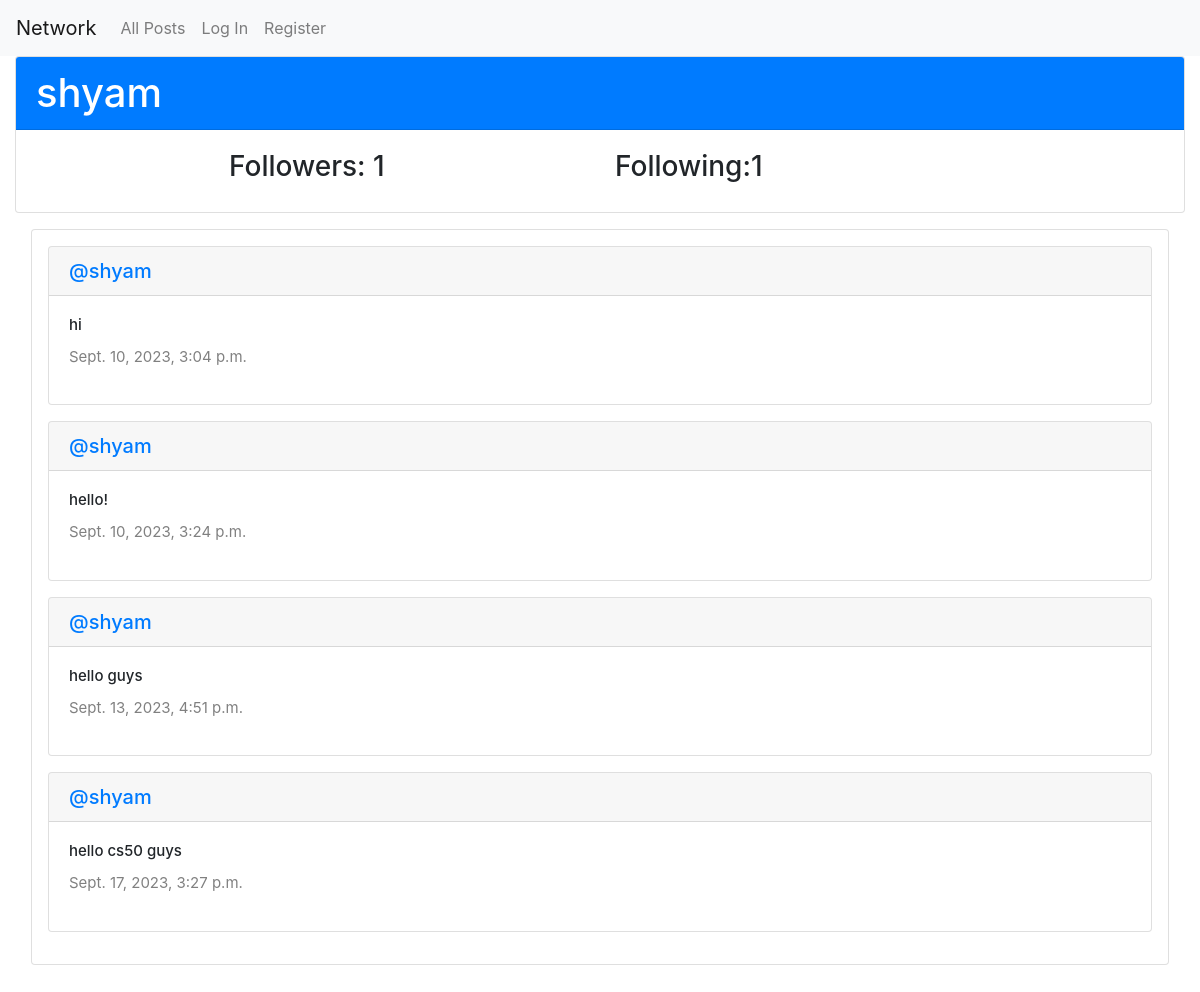
The app's page /profile_link/1 with its own data.
### network/models.py (models this page shows, shortened)
class User(AbstractUser):
    pass

class Post(models.Model):
    content = models.CharField(max_length=140)
    user = models.ForeignKey(User, on_delete=models.CASCADE, related_name="author")
    date = models.DateTimeField(auto_now_add=True)

### network/views.py (the view)
# urls.py: path("profile_link/<int:user_id>",views.profile_link,name="profile_link"),
def profile_link(request,user_id):
    user = User.objects.get(pk = user_id)
    allPosts = Post.objects.filter(user=user_id).all().order_by("id")
    following = Follow.objects.filter(user = user)
    followers = Follow.objects.filter(user_follower = user )
    if request.method == "POST":
        data = json.loads(request.body)
        edit_post = Post.objects.get(pk = user_id)
        edit_post.content = data["content"]
        edit_post.save()
        return JsonResponse({"message": "change successful", "data": data["content"]})
    try:
        checkFollow = followers.filter(user = User.objects.get(pk = request.user.id))
        if len(checkFollow) != 0:
            isFollowing = True
        else:
            isFollowing = False
    except:
        isFollowing = False
    paginator = Paginator(allPosts,10)
    page_Number = request.GET.get('page')
    posts_of_the_page = paginator.get_page(page_Number)
    return render(request, "network/profile.html",{
        "allPosts":allPosts,
        "posts_of_the_page" : posts_of_the_page,
        "username" : user.username,
        "following" : following,
        "followers":followers,
        "isfollowing":isFollowing,
        "user_profile": user,
    })

### network/templates/network/profile.html (shortened to what this page needs)
{% extends "network/layout.html" %}
{% block body %}
<div class="container-fluid">
    <div class="card">
        <h1 class="card-header bg-primary" style="color:white;">{{ username }}</h1>
        <div class="card-body">
        <div class="row d-flex justify-content-center">
            <h3 class="col-4">Followers: {{ followers.count }}</h3>
            <h3 class="col-4">Following:{{ following.count }}</h3>
        </div>
        </div>
    </div>
</div>
    <div class="container-fluid" style="margin-bottom:1rem;">
        <div class="card" style="margin:1rem;padding:1rem;">
            {% for post in posts_of_the_page %}
            <div class="card" style="margin-bottom:1rem;">
                <h5 class="card-header"><a href="{% url 'profile' user_id=post.user.id %}">@{{ post.user }}</a></h5>
                <div class="card-body form-floating mb-3">
                    <h6 class="content card-title" id="content_{{ post.id }}">{{ post.content }}</h6>
                    <p class="date card-text">{{ post.date }}</p>
                </div>
            </div>
            {% endfor %}
        </div>
    </div>
{% endblock %}

### network/static/network/styles.css (style rules this page uses)
.content { font-size: 15px; }
.date { color:gray; font-size: 15px; }

### records on screen
User: username "shyam"
Post: user "shyam", content "hi", date "Sept. 10, 2023, 3:04 p.m."
Post: user "shyam", content "hello!", date "Sept. 10, 2023, 3:24 p.m."
Post: user "shyam", content "hello guys", date "Sept. 13, 2023, 4:51 p.m."
Post: user "shyam", content "hello cs50 guys", date "Sept. 17, 2023, 3:27 p.m."

### other values on screen
{{ followers.count }} "1"
{{ following.count }} "1"
